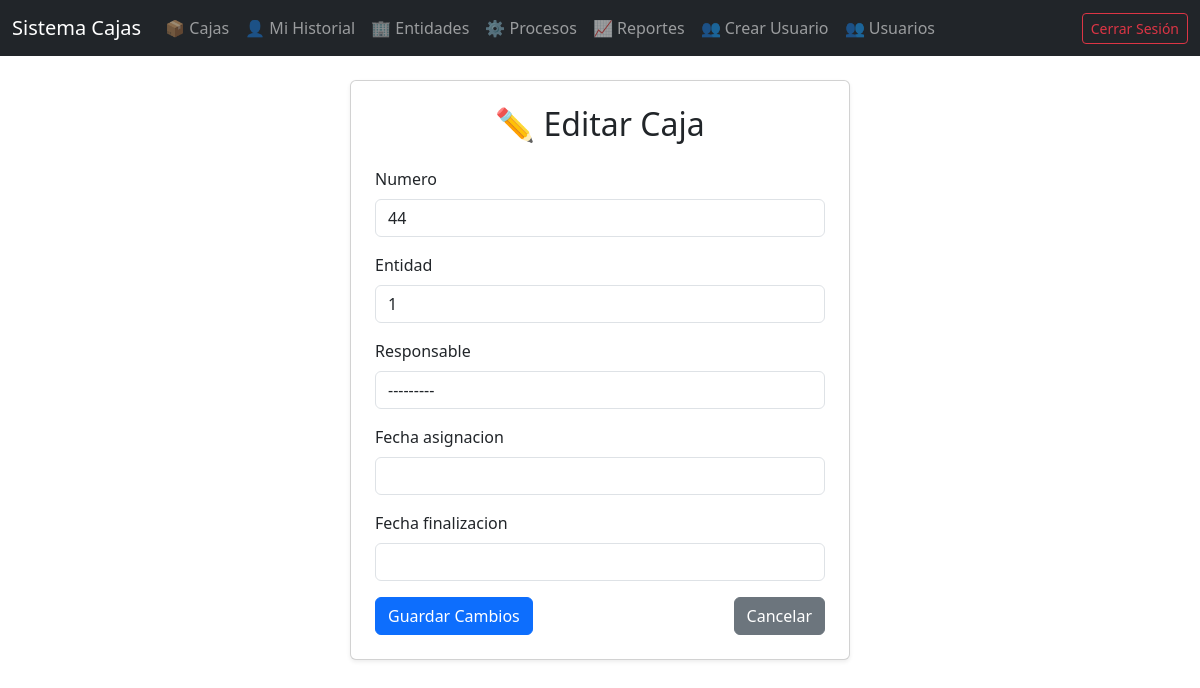
/cajas/editar/31/ (signed in), run on an earlier commit of the app's database.
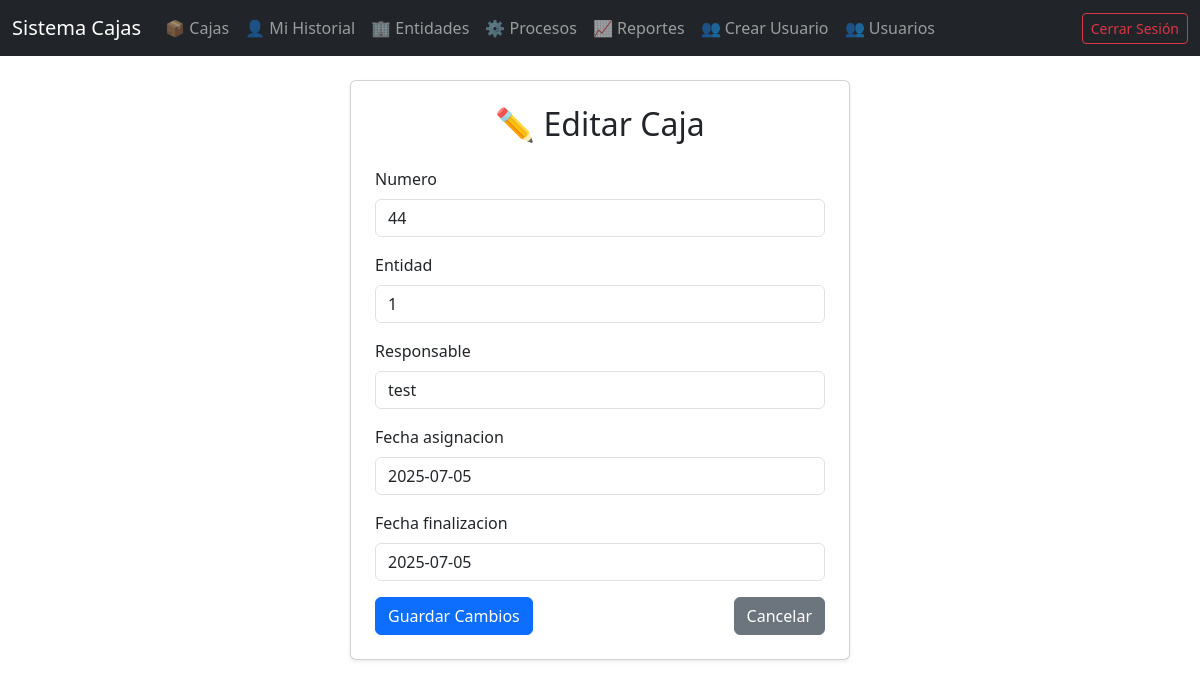
And on a later commit of the database.
### cajas/models.py (models this page shows, shortened)
class Caja(models.Model):
    numero = models.CharField(max_length=20, unique=True)
    entidad = models.ForeignKey(Entidad, on_delete=models.SET_NULL, null=True, blank=True)
    responsable = models.ForeignKey(Usuario, on_delete=models.SET_NULL, null=True, blank=True)
    fecha_asignacion = models.DateField(null=True, blank=True)
    fecha_finalizacion = models.DateField(null=True, blank=True)

### cajas/views.py (the view)
# urls.py: path('editar/<int:caja_id>/', views.editar_caja, name='editar_caja'),
@login_required
@user_passes_test(lambda u: u.is_staff)
def editar_caja(request, caja_id):
    caja = get_object_or_404(Caja, id=caja_id)
    if request.method == 'POST':
        form = CajaForm(request.POST, instance=caja)
        if form.is_valid():
            form.save()
            return redirect('lista_cajas')
    else:
        form = CajaForm(instance=caja)
    return render(request, 'cajas/editar_caja.html', {'form': form})

### cajas/forms.py
class CajaForm(forms.ModelForm):
    class Meta:
        model = Caja
        fields = ['numero', 'entidad', 'responsable', 'fecha_asignacion', 'fecha_finalizacion']
    def __init__(self, *args, **kwargs):
        super().__init__(*args, **kwargs)
        for field in self.fields.values():
            field.widget.attrs.update({'class': 'form-control'})

### entidades/models.py (called while the page is built)
    def __str__(self):
        return self.nombre

### templates/cajas/editar_caja.html (shortened to what this page needs)
{% extends 'base.html' %}
{% block content %}
<div class="d-flex justify-content-center">
  <div class="card p-4 shadow-sm" style="width: 100%; max-width: 500px;">
    <h2 class="mb-4 text-center">
      ✏️ Editar Caja
    </h2>
    <form method="POST">
      {% for field in form %}
        <div class="mb-3">
          <label class="form-label">{{ field.label }}</label>
          {{ field }}
        </div>
      {% endfor %}
      <div class="d-flex justify-content-between">
        <button type="submit" class="btn btn-primary">Guardar Cambios</button>
        <a href="{% url 'lista_cajas' %}" class="btn btn-secondary">Cancelar</a>
      </div>
    </form>
  </div>
</div>
{% endblock %}

What changed in the data, as far as the page shows it:
changed Caja: responsable "---------" → "test"; fecha_asignacion (not shown) → "2025-07-05"; fecha_finalizacion (not shown) → "2025-07-05"
